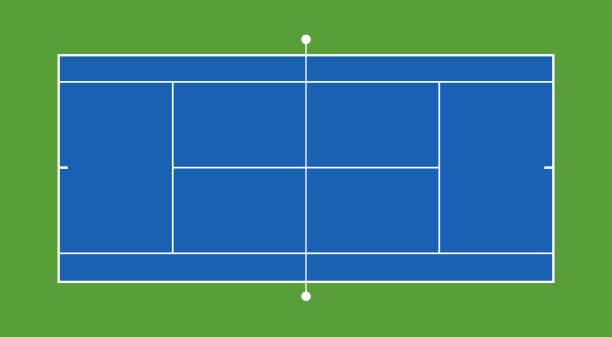
#> input picture data/terrain.jpg, 612 x 337 px
$ python -i getCoordTrapeze.py   (imports and definitions only)
#> lines starting #> are read from the running program, lines starting #| are printed output that depends on the picture; after the words box and inside, x2 and y2 are one past the last pixel; in counts of white or black regions, pixels touching at a corner belong together
import cv2


# Fonction pour trier les points en fonction de critères spécifiques
def getCoordsAngleTrapez(imgPath):
    # Charger votre image
#> called with imgPath = '../data/terrain.jpg'
    image = cv2.imread(imgPath, cv2.IMREAD_UNCHANGED)
#> image is the input picture: shape (337, 612, 3); mean B, G, R 127.1, 130.1, 61.3
    gray = cv2.cvtColor(image, cv2.COLOR_BGR2GRAY)
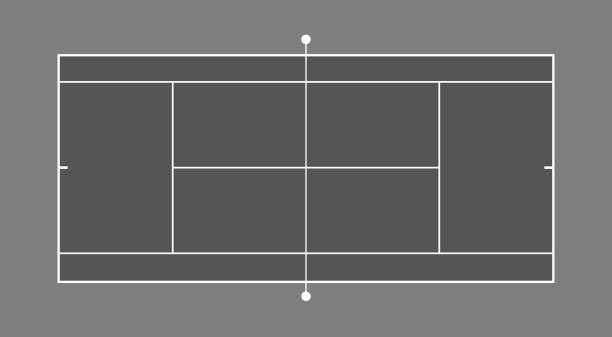
#> gray: shape (337, 612); min 63, max 255, mean 109.1

    # Seuillage pour détecter les contours
    _, thresh = cv2.threshold(gray, 240, 255, cv2.THRESH_BINARY)
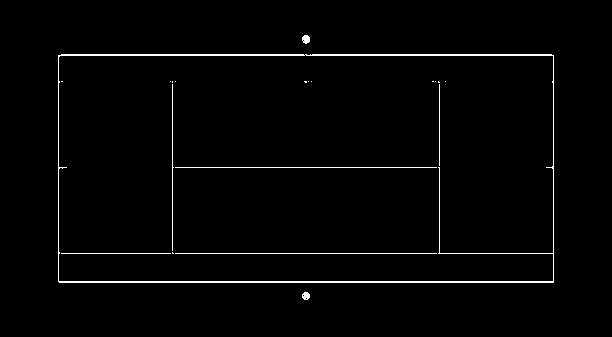
#> thresh: shape (337, 612); 1.8% white in thin lines or dots, all inside (x1, y1, x2, y2) = (58, 35, 554, 300)
    # Recherche des contours
    contours, _ = cv2.findContours(thresh, cv2.RETR_EXTERNAL, cv2.CHAIN_APPROX_SIMPLE)
#> contours = 3 contours; box (x1, y1, x2, y2) and area: (58, 54, 554, 283) 112850, (302, 35, 310, 44) 45, (302, 292, 310, 300) 41
    # Initialiser les coins supérieurs avec des valeurs extrêmes
    top_left = [float('inf'), float('inf')]
    top_right = [float('-inf'), float('inf')]

    # Parcourir tous les points des contours pour trouver les coins
    for contour in contours:
        for point in contour:
            point = point[0]  # Extraire le point du tableau numpy
            # Mettre à jour les coins supérieurs
            if (point[1] < top_left[1]+3) and (point[0] < top_left[0]):
                top_left = point
            if ( point[1] < top_right[1]+3) and (point[0] > top_right[0]):
                top_right = point
#> this loop made 3 passes
#> after the loop, top_left = [58, 55]; top_right = [553, 282]

    # Initialiser les coins inférieurs avec les coordonnées des coins supérieurs
    bottom_left = [float('inf'), float('-inf')]
    bottom_right = [float('-inf'), float('-inf')]

    # Parcourir tous les points des contours pour trouver les coins inférieurs
    for contour in contours:
        for point in contour:
            point = point[0]  # Extraire le point du tableau numpy
            # Mettre à jour les coins inférieurs
            if point[0] < bottom_left[0] or (point[0] == bottom_left[0] and point[1] > bottom_left[1]):
                bottom_left = point
            if point[0] > bottom_right[0] or (point[0] == bottom_right[0] and point[1] > bottom_right[1]):
                bottom_right = point
#> after the loop, bottom_left = [58, 281]; bottom_right = [553, 282]


    #Décaler les points pour les commencer en 0,0
    #DEcalage gauche
    decalageGauche = bottom_left[0]
#> decalageGauche = 58
    top_left[0] -= decalageGauche
    bottom_left[0] -= decalageGauche
    top_right[0] -= decalageGauche
    bottom_right[0] -= decalageGauche
    #DEcalage bas
    if top_left[1] > top_right[1]:
        decalageHauteur = top_right[1]
    else:
        decalageHauteur = top_left[1]
#> decalageHauteur = 55
    top_left[1] -= decalageHauteur
    bottom_left[1] -= decalageHauteur
    top_right[1] -= decalageHauteur
    bottom_right[1] -= decalageHauteur
    # Associer les noms aux points
    points = {
        'top_left': top_left,
        'bottom_left': bottom_left,
        'top_right': top_right,
        'bottom_right': bottom_right
    }
#> points = {'top_left': [0, 0], 'bottom_left': [0, 226], 'top_right': [437, 172], 'bottom_right': [437, 172]}

    # Dessiner des cercles sur les points extrêmes pour vérification


    #To show the image
    for name, point in points.items():
        cv2.circle(image, (int(point[0]), int(point[1])), 5, (0, 0, 255), -1)
        cv2.putText(image, name, (point[0] - 20, point[1] - 20), cv2.FONT_HERSHEY_SIMPLEX, 0.5, (255, 0, 0), 2)
#> this loop made 4 passes
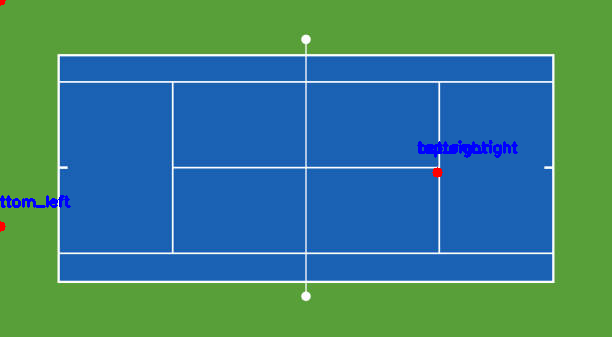
#> image: shape (337, 612, 3); 0.75% of pixels changed, all inside (x1, y1, x2, y2) = (0, 0, 518, 232)

    # Affichage de l'image avec les points extrêmes
    cv2.imshow('Extreme Points', image)
    cv2.waitKey(0)
    cv2.destroyAllWindows()

    return [top_left, bottom_left, top_right, bottom_right]

>>> result = getCoordsAngleTrapez('../data/terrain.jpg')
#> result = [[0, 0], [0, 226], [437, 172], [437, 172]]
